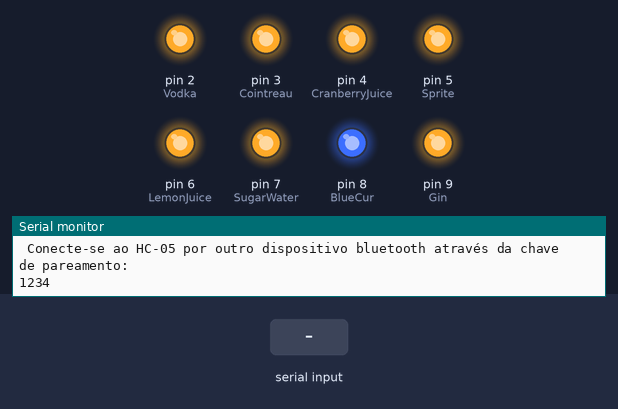
This sketch was run on a simulated Arduino Uno, built with avr-gcc and run on an emulated ATmega328P. Shown: output pins drawn as LEDs (lit = HIGH), the last lines printed to the serial monitor. Inputs (shaded band) come from the test bench.

Above: at 1.2 s.
1.3 s: "d" received over Serial
At 3.3 s:
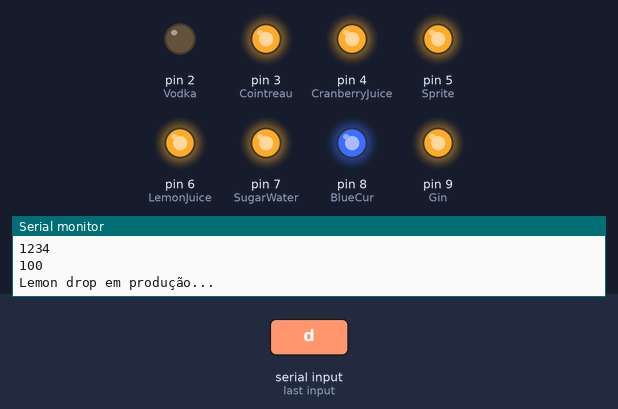
At 4.8 s:
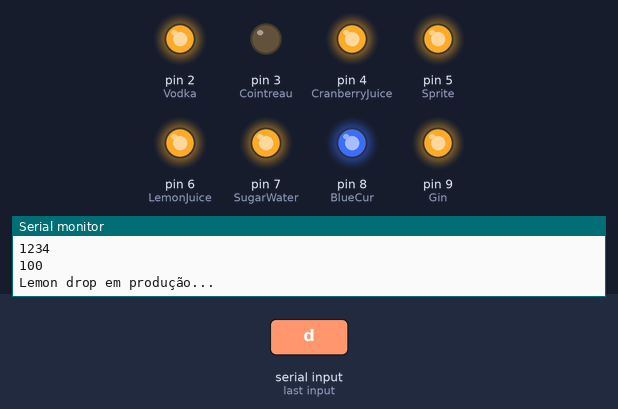
10.3 s: byte 107 ('k') received over Serial
At 16.2 s:
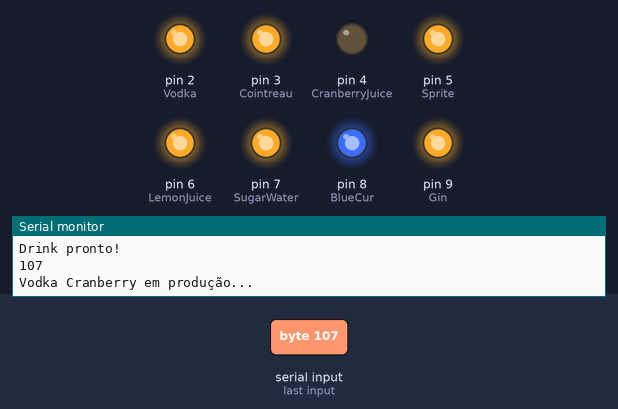
Timing chart, 0 to 23.9 s (numbered marks = the images above; inputs shaded):
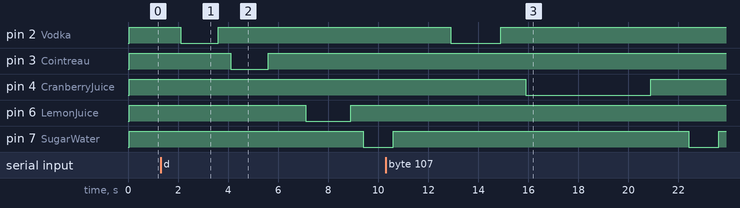

The sketch:

maquina_de_drinks.ino
```cpp
// Criado p/ Seafoxc
// Traduzido p/ pt-br por uMarzzO
//#include <SoftwareSerial.h>
//SoftwareSerial EEBlue(0, 1); // RX | TX

//Definição dos pins usados p/ cada bebiba, pode alterar os pins conforme as disposições das bebidas.

int Vodka = 2;
int Cointreau = 3;
int CranberryJuice = 4;
int Sprite = 5;
int LemonJuice = 6;
int SugarWater = 7;
int BlueCur = 8;
int Gin = 9;


int state = 0;
// Tempo entre mudança das bombas.
int TimeBetweenPours = 500;


void setup()
{

  Serial.begin(9600);
  Serial.println("O bluetooth esta aberto.\n Conecte-se ao HC-05 por outro dispositivo bluetooth através da chave de pareamento:\n1234");

  // Definindo os pins 2-9 como pins de saída para acionar o relé
  pinMode(2, OUTPUT);
  pinMode(3, OUTPUT);
  pinMode(4, OUTPUT);
  pinMode(5, OUTPUT);
  pinMode(6, OUTPUT);
  pinMode(7, OUTPUT);
  pinMode(8, OUTPUT);
  pinMode(9, OUTPUT);


// Minha placa de retransmissão é uma placa "Low True". Configurando a saída para baixa energização do relé, pois você não quer que todos liguem ao ligar a coqueteleira ...
  digitalWrite(2,HIGH);
  digitalWrite(3,HIGH);
  digitalWrite(4,HIGH);
  digitalWrite(5,HIGH);
  digitalWrite(6,HIGH);
  digitalWrite(7,HIGH);
  digitalWrite(8,HIGH);
  digitalWrite(9,HIGH);


}

void loop()

{
if(Serial.available() > 0){ // Verifica se os dados estão vindo da porta serial
    state = Serial.read(); // Lê os dados da porta serial
    Serial.println(state);
}

// Coquetéis:


//Vodka sprite
if (state == 'a') {
  Serial.println("Vodka Sprite em produção...");
  Mix(3000,0,0,0,5000,0,0,0); // Vodka, Triple Sec, Cranberry juice, Sprite, Lime juice, Sugar water, Blue Curacao, Gin
 }

// Lagoa Azul
if (state == 'b') {
  Serial.println("Lagoa Azul em produção...");
  Mix(2000,0,0,5000,1800,1000,1800,0); // Vodka, Triple Sec, Cranberry juice, Sprite, Lime juice, Sugar water, Blue Curacao, Gin
 }


// Cosmo
if (state == 'c') {
  Serial.println("Cosmo in the making");
  Mix(2500,1500,3800,0,1200,1200,0,0); // Vodka, Triple Sec, Cranberry juice, Sprite, Lime juice, Sugar water, Blue Curacao, Gin
 }

// Lemon drop
if (state == 'd') {
  Serial.println("Lemon drop em produção...");
  Mix(1500,1500,0,0,1800,1200,0,0); // Vodka, Triple Sec, Cranberry juice, Sprite, Lime juice, Sugar water, Blue Curacao, Gin
 }

// Blue Moon
if (state == 'e') {
  Serial.println("Blue Moon em produção...");
  Mix(2000,0,3000,0,1800,1200,1200,0); // Vodka, Triple Sec, Cranberry juice, Sprite, Lime juice, Sugar water, Blue Curacao, Gin
 }

// Blue Gin Moon
if (state == 'f') {
  Serial.println("Blue Gin Moon em produção...");
  Mix(0,0,3000,0,1800,1200,1200,2000); // Vodka, Triple Sec, Cranberry juice, Sprite, Lime juice, Sugar water, Blue Curacao, Gin
 }

// Golpe Duplo
if (state == 'i') {
  Serial.println("Golpe Duplo em produção...");
  Mix(2000,0,3000,0,1800,0,1200,0); // Vodka, Triple Sec, Cranberry juice, Sprite, Lime juice, Sugar water, Blue Curacao, Gin
 }

// Tom Collins
if (state == 'h') {
  Serial.println("Tom Collins em produção...");
  Mix(0,0,0,4000,1800,1800,0,2200); // Vodka, Triple Sec, Cranberry juice, Sprite, Lime juice, Sugar water, Blue Curacao, Gin
 }

// Holandês Voador
if (state == 'g') {
  Serial.println("Holandês Voador em produção...");
  Mix(0,2000,0,0,1200,1000,0,2000); // Vodka, Triple Sec, Cranberry juice, Sprite, Lime juice, Sugar water, Blue Curacao, Gin
 }

// London Cosmo
if (state == 'j') {
  Serial.println("London Cosmo em produção...");
  Mix(0,2000,5000,1800,0,0,0,2000); // Vodka, Triple Sec, Cranberry juice, Sprite, Lime juice, Sugar water, Blue Curacao, Gin
 }


// Vodka Cranberry
if (state == 'k') {
  Serial.println("Vodka Cranberry em produção...");
  Mix(2000,0,5000,0,0,1200,0,0); // Vodka, Triple Sec, Cranberry juice, Sprite, Lime juice, Sugar water, Blue Curacao, Gin
 }

// Cranberry Gin
if (state == 'l') {
  Serial.println("Cranberry Gin em produção...");
  Mix(0,0,5000,0,2000,0,0,2200); // Vodka, Triple Sec, Cranberry juice, Sprite, Lime juice, Sugar water, Blue Curacao, Gin
 }

// Opções de teste e manutenção

// Configuração Vodka
if (state == 'm') {
  Serial.println("Configuração Vodka");
  Mix(1100,0,0,0,0,0,0,0); // Vodka, Triple Sec, Cranberry juice, Sprite, Lime juice, Sugar water, Blue Curacao, Gin
 }

// Configuração Tripple Sec
if (state == 'n') {
  Serial.println("Configuração Tripple Sec");
  Mix(0,1100,0,0,0,0,0,0); // Vodka, Triple Sec, Cranberry juice, Sprite, Lime juice, Sugar water, Blue Curacao, Gin
 }

// Configuração suco de Cranberry
if (state == 'o') {
  Serial.println("Configuração suco de Cranberry");
  Mix(0,0,1000,0,0,0,0,0); // Vodka, Triple Sec, Cranberry juice, Sprite, Lime juice, Sugar water, Blue Curacao, Gin
 }

// Configuração Sprite
if (state == 'p') {
  Serial.println("Configuração Sprite");
  Mix(0,0,0,1000,0,0,0,0); // Vodka, Triple Sec, Cranberry juice, Sprite, Lime juice, Sugar water, Blue Curacao, Gin
 }

// Configuração Lime juice
if (state == 'q') {
  Serial.println("Configuração Lime juice");
  Mix(0,0,0,0,1100,0,0,0); // Vodka, Triple Sec, Cranberry juice, Sprite, Lime juice, Sugar water, Blue Curacao, Gin
 }

// Configuração Sugar water
if (state == 'v') {
  Serial.println("Configuração Sugar water");
  Mix(0,0,0,0,0,1200,0,0); // Vodka, Triple Sec, Cranberry juice, Sprite, Lime juice, Sugar water, Blue Curacao, Gin
 }

// Configuração Blue Curaçao
if (state == 'r') {
  Serial.println("Configuração Blue curaçao");
  Mix(0,0,0,0,0,0,800,0); // Vodka, Triple Sec, Cranberry juice, Sprite, Lime juice, Sugar water, Blue Curacao, Gin
 }

// Configuração Gin
if (state == 's') {
  Serial.println("Set-up Gin");
  Mix(0,0,0,0,0,0,0,1000); // Vodka, Triple Sec, Cranberry juice, Sprite, Lime juice, Sugar water, Blue Curacao, Gin
 }

// Limpeza
if (state == 't') {
  Serial.println("Set-up Gin");
  Mix(4000,4000,4000,4000,4000,4000,4000,4000); // Vodka, Triple Sec, Cranberry juice, Sprite, Lime juice, Sugar water, Blue Curacao, Gin
 }

// Configuração Geral (primeira vez após a limpeza)
if (state == 'u') {
  Serial.println("Configuração GERAL!");
  Mix(800,800,800,800,1000,1600,800,800); // Vodka, Triple Sec, Cranberry juice, Sprite, Lime juice, Sugar water, Blue Curacao, Gin
 }

}

void Mix(int DelayTimeVodka, int DelayTimeCointreau, int DelayTimeCranberryJuice, int DelayTimeSprite, int DelayTimeLemonJuice, int DelayTimeSugarWater, int DelayTimeBlueCur, int DelayTimeGin ) {

  state = 0;
  delay(800);
  digitalWrite(Vodka, LOW);
  delay(DelayTimeVodka);
  digitalWrite(Vodka, HIGH);
  delay(TimeBetweenPours);

  digitalWrite(Cointreau, LOW);
  delay(DelayTimeCointreau);
  digitalWrite(Cointreau, HIGH);
  delay(TimeBetweenPours);

  digitalWrite(CranberryJuice, LOW);
  delay(DelayTimeCranberryJuice);
  digitalWrite(CranberryJuice, HIGH);
  delay(TimeBetweenPours);

  digitalWrite(Sprite, LOW);
  delay(DelayTimeSprite);
  digitalWrite(Sprite, HIGH);
  delay(TimeBetweenPours);

  digitalWrite(LemonJuice, LOW);
  delay(DelayTimeLemonJuice);
  digitalWrite(LemonJuice, HIGH);
  delay(TimeBetweenPours);

  digitalWrite(SugarWater, LOW);
  delay(DelayTimeSugarWater);
  digitalWrite(SugarWater, HIGH);
  delay(TimeBetweenPours);

  digitalWrite(BlueCur, LOW);
  delay(DelayTimeBlueCur);
  digitalWrite(BlueCur, HIGH);
  delay(TimeBetweenPours);

  digitalWrite(Gin, LOW);
  delay(DelayTimeGin);
  digitalWrite(Gin, HIGH);
  delay(TimeBetweenPours);


  Serial.println("Drink pronto!");
  state = 0;
}
```

Measured:
- after the input at 1.3 s, pin 2 (Vodka): HIGH → LOW after 0.80 s, → HIGH 1.5 s later; pin 3 (Cointreau): HIGH → LOW after 2.8 s, → HIGH 1.5 s later; pin 6 (LemonJuice): HIGH → LOW after 5.8 s, → HIGH 1.8 s later; pin 7 (SugarWater): HIGH → LOW after 8.1 s
- after the input at 10.3 s, pin 2 (Vodka): HIGH → LOW after 2.6 s, → HIGH 2.0 s later; pin 4 (CranberryJuice): HIGH → LOW after 5.6 s, → HIGH 5.0 s later
